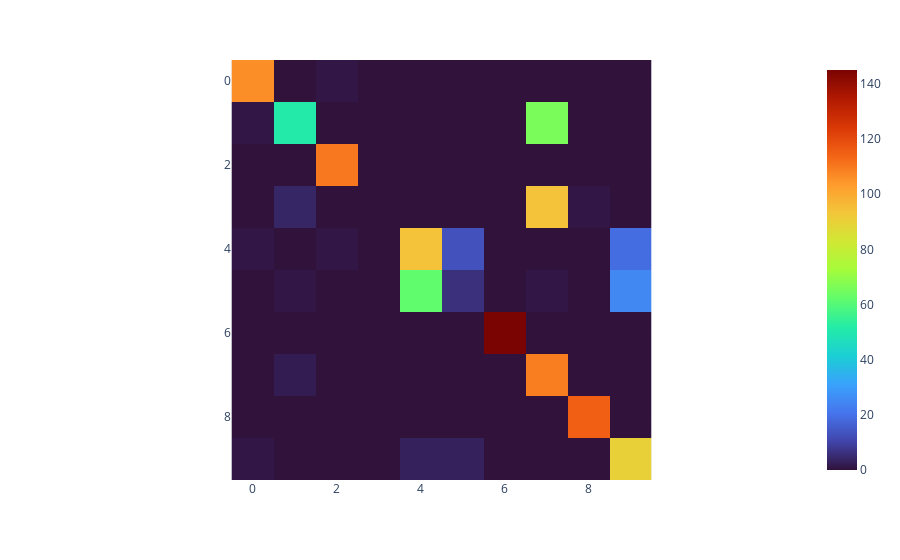

The code cell stored with this chart in its notebook:
### Markdown cell above
# Metrics

### Code cell
acc = accuracy_score(y_true=test_targets, y_pred=predictions)
accuracy = round(acc*100, 2)

print(f"The accuracy is {accuracy}%")

f1 = f1_score(y_true=test_targets, y_pred=predictions, average="macro")
f1 = round(f1*100, 2)

print(f"The F1-Score is {f1}%")

print(classification_report(y_true=test_targets, y_pred=predictions, digits=4))

conf_matrix = confusion_matrix(y_true=test_targets, y_pred=predictions)
px.imshow(conf_matrix, color_continuous_scale="turbo")

### Figure 1 — Plotly figure (JSON) as saved in the notebook; plotly's stock layout.template omitted (floating-point values rounded to 4 significant figures)
{"data": [{"coloraxis": "coloraxis", "hovertemplate": "x: %{x}<br>y: %{y}<br>color: %{z}<extra></extra>", "name": "0", "type": "heatmap", "xaxis": "x", "yaxis": "y", "z": [[106, 0, 1, 0, 0, 0, 0, 0, 0, 0], [1, 51, 0, 0, 0, 0, 0, 66, 0, 0], [0, 0, 110, 0, 0, 0, 0, 0, 0, 0], [0, 4, 0, 0, 0, 0, 0, 94, 1, 0], [1, 0, 1, 0, 94, 13, 0, 0, 0, 19], [0, 1, 0, 0, 62, 6, 0, 1, 0, 25], [0, 0, 0, 0, 0, 0, 145, 0, 0, 0], [0, 2, 0, 0, 0, 0, 0, 109, 0, 0], [0, 0, 0, 0, 0, 0, 0, 0, 115, 0], [1, 0, 0, 0, 3, 3, 0, 0, 0, 90]]}], "layout": {"coloraxis": {"colorscale": [[0, "#30123b"], [0.07143, "#4145ab"], [0.1429, "#4675ed"], [0.2143, "#39a2fc"], [0.2857, "#1bcfd4"], [0.3571, "#24eca6"], [0.4286, "#61fc6c"], [0.5, "#a4fc3b"], [0.5714, "#d1e834"], [0.6429, "#f3c63a"], [0.7143, "#fe9b2d"], [0.7857, "#f36315"], [0.8571, "#d93806"], [0.9286, "#b11901"], [1, "#7a0402"]]}, "margin": {"t": 60}, "xaxis": {"anchor": "y", "constrain": "domain", "domain": [0, 1], "scaleanchor": "y"}, "yaxis": {"anchor": "x", "autorange": "reversed", "constrain": "domain", "domain": [0, 1]}}}
